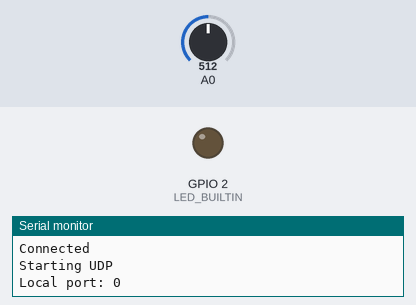
Bench run of a sketch on a simulated ESP8266 (NodeMCU). Shown: output pins drawn as LEDs (lit = HIGH, except the on-board LED, lit = LOW), the last lines printed to the serial monitor. Inputs (shaded band) come from the test bench; at power-on: A0 = 512. WiFi joins after 1.5 s; servers stay silent unless stated; a WiFi scan finds three made-up networks; uploads are accepted with an empty reply.

Above: at 6.5 s.
6.6 s: A0 set to 45
9.5 s: A0 set to 37
At 10.5 s:
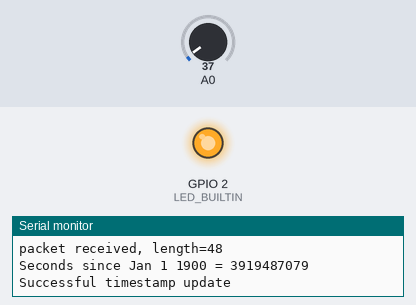
11.1 s: A0 set to 122
At 11.6 s:
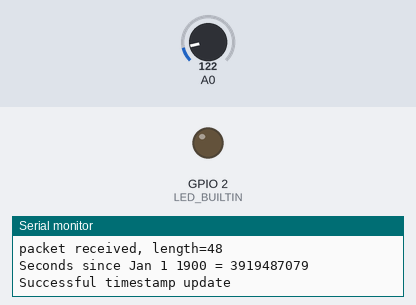
12.6 s: A0 set to 30
At 14.0 s:
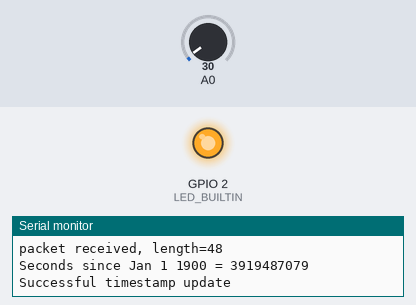
Timing chart, 0 to 15.1 s (numbered marks = the images above; inputs shaded):
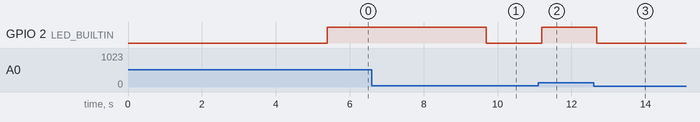

The sketch:

beambreak_sensor.ino
```cpp
#include <ESP8266WiFi.h>
#include <FirebaseArduino.h>
#include "secrets.h"
#include <WiFiUdp.h>

// Set these to run example.
#define FIREBASE_HOST "trash-5388a.firebaseio.com"
#define THRESHOLD 5

String path;

const char* geoHost = "location.services.mozilla.com";
String geoThisPage = "/v1/geolocate?key=";

// NTP
unsigned int localPort = 2390;      // local port to listen for UDP packets

/* Don't hardwire the IP address or we won't get the benefits of the pool.
 *  Lookup the IP address for the host name instead */
//IPAddress timeServer(129, 6, 15, 28); // time.nist.gov NTP server
IPAddress timeServerIP; // time.nist.gov NTP server address
const char* ntpServerName = "time.nist.gov";

const int NTP_PACKET_SIZE = 48; // NTP time stamp is in the first 48 bytes of the message

byte packetBuffer[ NTP_PACKET_SIZE]; //buffer to hold incoming and outgoing packets

// A UDP instance to let us send and receive packets over UDP
WiFiUDP udp;

String macToStr(const uint8_t* mac)
{
    String result;
    for (int i = 0; i < 6; ++i) {
        result += String(mac[i], 16);
        if (i < 5)
            result += ':';
    }
    return result;
}

void setup() {
  Serial.begin(115200);
  path = "bins/";
  unsigned char mac[6];
  WiFi.macAddress(mac);
  path += macToStr(mac);
  Serial.print("Firebase path: ");
  Serial.println(path);

  // Geolocation scanning
  WiFi.mode(WIFI_STA);
  WiFi.disconnect();
  delay(100);
  Serial.println("Disconnected");

  Serial.println("scan start");
  // WiFi.scanNetworks will return the number of networks found
  int n = WiFi.scanNetworks();
  Serial.println("scan done");
  if (n == 0)
    Serial.println("no networks found");
  else
  {
    Serial.print(n);
    Serial.println(" networks found...");
  }
  String jsonString = "{\n";
  jsonString +="\"wifiAccessPoints\": [\n";
  for (int j = 0; j < n; ++j)
  {
    jsonString +="{\n";
    jsonString +="\"macAddress\" : \"";
    jsonString +=(WiFi.BSSIDstr(j));
    jsonString +="\",\n";
    jsonString +="\"signalStrength\": ";
    jsonString +=WiFi.RSSI(j);
    jsonString +="\n";
    if(j<n-1)
    {
    jsonString +="},\n";
    }
    else
    {
    jsonString +="}\n";
    }
  }
  jsonString +=("]\n");
  jsonString +=("}\n");
  Serial.print(jsonString);


  // connect to wifi.

  WiFi.begin(WIFI_SSID, WIFI_PASSWORD);
  Serial.print("connecting");
  while (WiFi.status() != WL_CONNECTED) {
    Serial.print(".");
    delay(500);
  }
  Serial.println();
  Serial.print("connected: ");
  Serial.println(WiFi.localIP());

  Firebase.begin(FIREBASE_HOST, FIREBASE_AUTH);

  //Geolocaion sending
  WiFiClientSecure client;
  DynamicJsonBuffer jsonBuffer;
  Serial.print("Requesting URL: ");
  Serial.println("https://" + (String)geoHost + geoThisPage + geoKey);
  Serial.println(" ");
  if (client.connect(geoHost, 443)) {
    Serial.println("Connected");
    client.println("POST " + geoThisPage + geoKey + " HTTP/1.1");
    client.println("Host: "+ (String)geoHost);
    client.println("Connection: close");
    client.println("Content-Type: application/json");
    client.println("User-Agent: Arduino/1.0");
    client.print("Content-Length: ");
    client.println(jsonString.length());
    client.println();
    client.print(jsonString);
    delay(500);
  }

  //Read and parse all the lines of the reply from server
  while (client.available()) {
    String line = client.readStringUntil('\r');
    JsonObject& root = jsonBuffer.parseObject(line);
    if(root.success()){
    double latitude    = root["location"]["lat"];
    double longitude   = root["location"]["lng"];
    Firebase.setFloat(path + "/lat", latitude);
    Firebase.setFloat(path + "/long", longitude);
    Firebase.set(path + "/geolocation", root);
    Serial.print("Latitude = ");
    Serial.println(latitude,6);
    Serial.print("Longitude = ");
    Serial.println(longitude,6);
    }
  }
  Serial.println("Starting UDP");
  udp.begin(localPort);
  Serial.print("Local port: ");
  Serial.println(udp.localPort());
  pinMode(LED_BUILTIN, OUTPUT);
}

// send an NTP request to the time server at the given address
unsigned long sendNTPpacket(IPAddress& address)
{
  Serial.println("sending NTP packet...");
  // set all bytes in the buffer to 0
  memset(packetBuffer, 0, NTP_PACKET_SIZE);
  // Initialize values needed to form NTP request
  // (see URL above for details on the packets)
  packetBuffer[0] = 0b11100011;   // LI, Version, Mode
  packetBuffer[1] = 0;     // Stratum, or type of clock
  packetBuffer[2] = 6;     // Polling Interval
  packetBuffer[3] = 0xEC;  // Peer Clock Precision
  // 8 bytes of zero for Root Delay & Root Dispersion
  packetBuffer[12]  = 49;
  packetBuffer[13]  = 0x4E;
  packetBuffer[14]  = 49;
  packetBuffer[15]  = 52;

  // all NTP fields have been given values, now
  // you can send a packet requesting a timestamp:
  udp.beginPacket(address, 123); //NTP requests are to port 123
  udp.write(packetBuffer, NTP_PACKET_SIZE);
  udp.endPacket();
}

unsigned long getEpochTime()
{
  Serial.println("Getting time");
  //get a random server from the pool
  WiFi.hostByName(ntpServerName, timeServerIP);

  sendNTPpacket(timeServerIP); // send an NTP packet to a time server
  // wait to see if a reply is available
  delay(1000);

  int cb = udp.parsePacket();
  int retries = 10;
  while (!cb) {
    if(retries <= 0){
      Serial.println("fail");
      return 0;
    }
    Serial.println("no packet yet");
    delay(1000);
    cb = udp.parsePacket();
    retries--;
  }
  Serial.print("packet received, length=");
  Serial.println(cb);
  // We've received a packet, read the data from it
  udp.read(packetBuffer, NTP_PACKET_SIZE); // read the packet into the buffer

  //the timestamp starts at byte 40 of the received packet and is four bytes,
  // or two words, long. First, esxtract the two words:

  unsigned long highWord = word(packetBuffer[40], packetBuffer[41]);
  unsigned long lowWord = word(packetBuffer[42], packetBuffer[43]);
  // combine the four bytes (two words) into a long integer
  // this is NTP time (seconds since Jan 1 1900):
  unsigned long secsSince1900 = highWord << 16 | lowWord;
  Serial.print("Seconds since Jan 1 1900 = " );
  Serial.println(secsSince1900);

  // now convert NTP time into everyday time:
  // Unix time starts on Jan 1 1970. In seconds, that's 2208988800:
  const unsigned long seventyYears = 2208988800UL;
  // subtract seventy years:
  unsigned long epoch = secsSince1900 - seventyYears;
  // print Unix time:
  return epoch;
}

int state = -1;
int nextState = -1;
int count = 0;

int classify(int reading){
    if(reading > 40){
        digitalWrite(LED_BUILTIN, HIGH);
        return 1;
    } else {
        digitalWrite(LED_BUILTIN, LOW);
        return 0;
    }
}

void heartbeat(int state){
    Serial.print("New state: ");
    Serial.println(state);
    Firebase.setBool(path + "/isEmpty", state);
    if (Firebase.failed()) {
        Serial.print("Heartbeat failed: ");
        Serial.println(Firebase.error());
    } else {
        Serial.println("Successful heartbeat");
        Firebase.setInt(path + "/lastEvent", getEpochTime());
        if (Firebase.failed()) {
            Serial.print("Timestamp update failed: ");
            Serial.println(Firebase.error());
        } else {
            Serial.println("Successful timestamp update");
        }
    }
}

void loop() {
    int classification = classify(analogRead(A0));
    if(classification == nextState){
        count++;
        if(count >= THRESHOLD && nextState != state){
            heartbeat(nextState);
            state = nextState;
        }
    } else {
        nextState = classification;
        count = 0;
    }
    delay(500);
}
```

secrets_template.h
```cpp
#define FIREBASE_AUTH ""
#define WIFI_SSID ""
#define WIFI_PASSWORD ""
String geoKey = "test"; //needs to be changed for deployment!
```

Measured:
- the behaviour switches between 41 and 40 on A0 (found by bisection; images 0 and 1)
- after the input at 9.5 s, GPIO 2 (LED_BUILTIN): HIGH → LOW after 0.19 s
- after the input at 11.1 s, GPIO 2 (LED_BUILTIN): LOW → HIGH after 0.09 s
- after the input at 12.6 s, GPIO 2 (LED_BUILTIN): HIGH → LOW after 0.09 s
